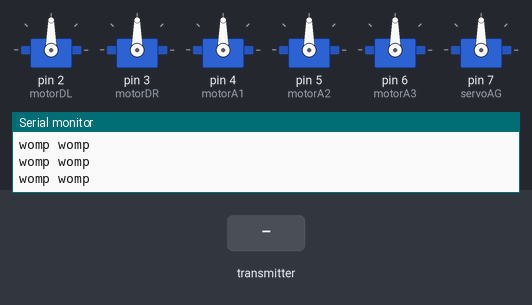
This sketch was run on a simulated Arduino Uno, built with avr-gcc and run on an emulated ATmega328P. On the bench: 6 × servo, the last lines printed to the serial monitor. The test bench sets the inputs (shaded band). No radio packets arrive unless stated.

Above: at 6.2 s.
6.3 s: the transmitter starts sending dataReceived.0 = 256
At 6.8 s:
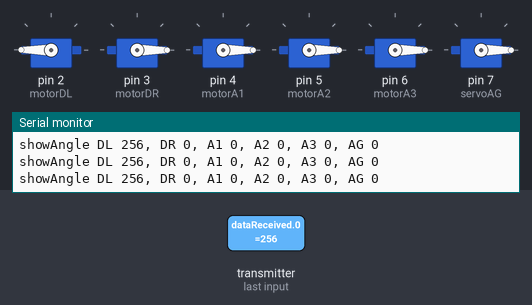
7.8 s: the transmitter starts sending dataReceived.1 = 256
At 8.8 s:
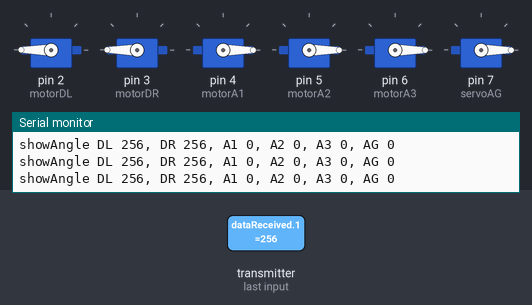
9.3 s: the transmitter starts sending dataReceived.2 = 256
At 10.4 s:
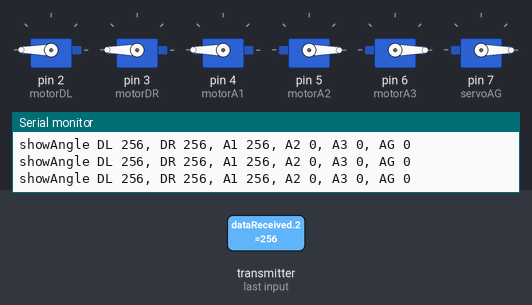
10.8 s: the transmitter starts sending dataReceived.5 = 256
At 12.0 s:
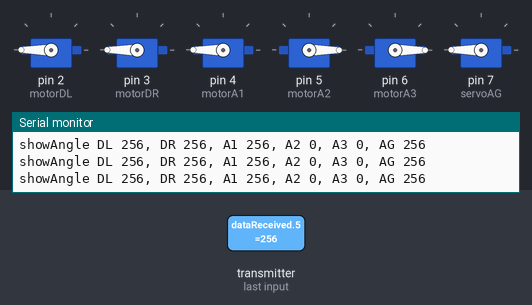
12.3 s: the transmitter starts sending dataReceived.3 = 256
At 13.5 s:
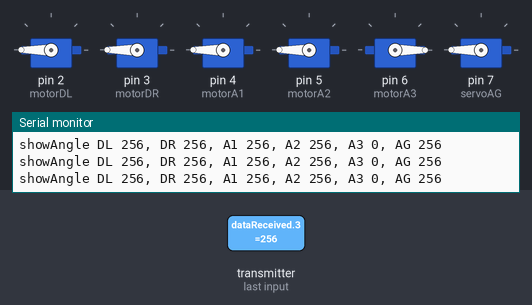
13.8 s: the transmitter starts sending dataReceived.4 = 256
At 14.5 s:
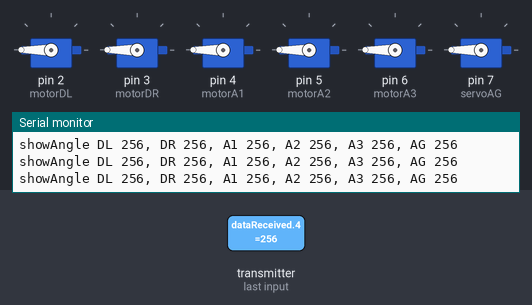
Timing chart, 0 to 16.3 s (numbered marks = the images above; inputs shaded):
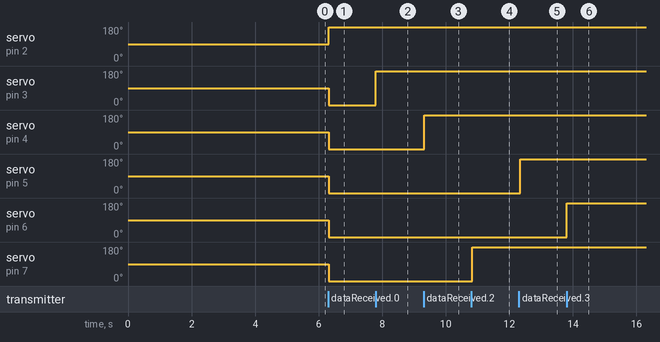

Measured:
- after the input at 6.3 s, servo on pin 2 (motorDL): 90° → 180° at once; servo on pin 3 (motorDR), servo on pin 4 (motorA1), servo on pin 5 (motorA2), servo on pin 6 (motorA3), servo on pin 7 (servoAG): 90° → 0° at once
- after the input at 7.8 s, servo on pin 3 (motorDR): 0° → 180° at once
- after the input at 9.3 s, servo on pin 4 (motorA1): 0° → 180° at once
- after the input at 10.8 s, servo on pin 7 (servoAG): 0° → 180° at once
- after the input at 12.3 s, servo on pin 5 (motorA2): 0° → 180° after 0.05 s
- after the input at 13.8 s, servo on pin 6 (motorA3): 0° → 180° at once

The sketch:

usarRxCode.ino
```cpp
#include <SPI.h>
#include <nRF24L01.h>
#include <RF24.h>
#include <Servo.h>

Servo motorDL;  //left and right drive motors
Servo motorDR;
Servo motorA1;  //shoulder left and right
Servo motorA2;  //shoulder up and down
Servo motorA3;  //elbow
Servo servoAG;  //grip servo

const byte address[5] = { 'R', 'x', 'A', 'A', 'A' };  //radio address, must match transmitter's

RF24 radio(9, 10);  //CE and CSN pins

int dataReceived[6];  // this must match dataToSend in the TX, is the number of integers sent and received
bool newData = false;

int angleDL;  //values to be inserted into servo code, in the form of 0-180, servo code turns into pwm
int angleDR;
int angleA1;
int angleA2;
int angleA3;
int angleAG;

const int motorMin = 45;  //max speeds of motors reverse and forward in the form of servo angle
const int motorMax = 135;

const int failsafeDelay = 1000;  //how long until shutdown when no signal
int failsafeCurrentTime = 0;
int currentmillis = 0;
int millis2 = 0;


void setup() {
  delay(1000);

  Serial.begin(9600);

  radio.begin();
  radio.setDataRate(RF24_250KBPS);
  radio.openReadingPipe(1, address);
  radio.setPALevel(RF24_PA_MIN);  //loudness of radio, MIN LOW MED MAX
  radio.startListening();

  motorDL.attach(2, 1000, 2000);  //set up motor pins, pwm from 1000microsec to 2000 microsec correspond to 0-180 deg
  motorDR.attach(3, 1000, 2000);
  motorA1.attach(4, 1000, 2000);
  motorA2.attach(5, 1000, 2000);
  motorA3.attach(6, 1000, 2000);
  servoAG.attach(7, 1000, 2000);
  motorDL.write(90);  //set motors to neutral
  motorDR.write(90);
  motorA1.write(90);
  motorA2.write(90);
  motorA3.write(90);
  servoAG.write(90);

  delay(4000);
}


void loop() {
  getData();
  if(millis() - currentmillis >= 10)
  {
    updateAngle();
    failsafe();
    updateMotor();
    showAngle();
    currentmillis = millis();
    newData = false;  //resets loop until new data comes in
  }
}

//read data coming in from radio if it is available
void getData() {
  if (radio.available()) {
    radio.read(dataReceived, sizeof(dataReceived));  //reading the data
    newData = true;                                  //used by several functions which will only run when there is new data
  }
}

//setting each angle to the one coming in from the data, as long as there is new data and it is reasonable
void updateAngle() {
  if (newData == true && !(dataReceived[0] == 0 && dataReceived[1] == 0 && dataReceived[2] == 0 && dataReceived[3] == 0 && dataReceived[4] == 0 && dataReceived[5] == 0)) {  //this condition was made to solve a problem that no longer exists //nevermind, there seems to be some interference sometimes
    angleDL = dataReceived[0];
    angleDR = dataReceived[1];
    angleA1 = dataReceived[2];
    angleA2 = dataReceived[3];
    angleA3 = dataReceived[4];
    angleAG = dataReceived[5];
  }
}

//send angles into servo library and send to pins as pwm, not newData == true because must be continuous
void updateMotor() {
  motorDL.write(angleDL);
  motorDR.write(angleDR);
  motorA1.write(angleA1);
  motorA2.write(angleA2);
  motorA3.write(angleA3);
  servoAG.write(angleAG);
}

//stops motors of no new data for over a second
void failsafe() {
  if (newData == true) {
    failsafeCurrentTime = millis();
  }
  if (newData == false && millis() - failsafeCurrentTime >= failsafeDelay) {
    Serial.println("womp womp");
    angleDL = 90;
    angleDR = 90;
    angleA1 = 90;
    angleA2 = 90;
    angleA3 = 90;
    angleAG = 90;
  }
}

//just print statements to console
void showAngle() {
  if (newData == true) {
    Serial.print("showAngle DL ");
    Serial.print(angleDL);
    Serial.print(", DR ");
    Serial.print(angleDR);
    Serial.print(", A1 ");
    Serial.print(angleA1);
    Serial.print(", A2 ");
    Serial.print(angleA2);
    Serial.print(", A3 ");
    Serial.print(angleA3);
    Serial.print(", AG ");
    Serial.println(angleAG);
  }
}
```
